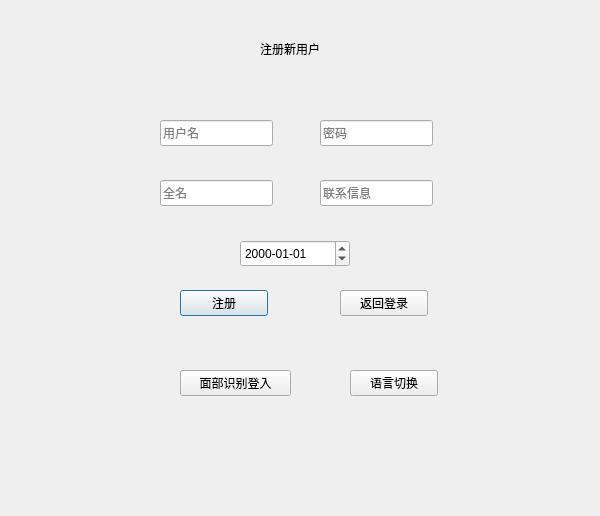
<?xml version="1.0" encoding="UTF-8"?>
<ui version="4.0">
 <class>registrationwindow</class>
 <widget class="QDialog" name="registrationwindow">
  <property name="geometry">
   <rect>
    <x>0</x>
    <y>0</y>
    <width>600</width>
    <height>516</height>
   </rect>
  </property>
  <property name="windowTitle">
   <string>Dialog</string>
  </property>
  <widget class="QLabel" name="label">
   <property name="geometry">
    <rect>
     <x>260</x>
     <y>40</y>
     <width>121</width>
     <height>18</height>
    </rect>
   </property>
   <property name="text">
    <string>注册新用户</string>
   </property>
  </widget>
  <widget class="QLineEdit" name="usernameLineEdit">
   <property name="geometry">
    <rect>
     <x>160</x>
     <y>120</y>
     <width>113</width>
     <height>26</height>
    </rect>
   </property>
   <property name="text">
    <string/>
   </property>
   <property name="placeholderText">
    <string>用户名</string>
   </property>
  </widget>
  <widget class="QLineEdit" name="passwordLineEdit">
   <property name="geometry">
    <rect>
     <x>320</x>
     <y>120</y>
     <width>113</width>
     <height>26</height>
    </rect>
   </property>
   <property name="echoMode">
    <enum>QLineEdit::Password</enum>
   </property>
   <property name="placeholderText">
    <string>密码</string>
   </property>
  </widget>
  <widget class="QLineEdit" name="fullNameLineEdit">
   <property name="geometry">
    <rect>
     <x>160</x>
     <y>180</y>
     <width>113</width>
     <height>26</height>
    </rect>
   </property>
   <property name="placeholderText">
    <string>全名</string>
   </property>
  </widget>
  <widget class="QLineEdit" name="contactLineEdit">
   <property name="geometry">
    <rect>
     <x>320</x>
     <y>180</y>
     <width>113</width>
     <height>26</height>
    </rect>
   </property>
   <property name="placeholderText">
    <string>联系信息</string>
   </property>
  </widget>
  <widget class="QDateEdit" name="dobdateEdit">
   <property name="geometry">
    <rect>
     <x>240</x>
     <y>240</y>
     <width>110</width>
     <height>27</height>
    </rect>
   </property>
   <property name="displayFormat">
    <string>yyyy-MM-dd</string>
   </property>
  </widget>
  <widget class="QPushButton" name="registerButton">
   <property name="geometry">
    <rect>
     <x>180</x>
     <y>290</y>
     <width>88</width>
     <height>26</height>
    </rect>
   </property>
   <property name="text">
    <string>注册</string>
   </property>
  </widget>
  <widget class="QPushButton" name="backToLoginButton">
   <property name="geometry">
    <rect>
     <x>340</x>
     <y>290</y>
     <width>88</width>
     <height>26</height>
    </rect>
   </property>
   <property name="text">
    <string>返回登录</string>
   </property>
  </widget>
  <widget class="QPushButton" name="facerecognationButton">
   <property name="geometry">
    <rect>
     <x>180</x>
     <y>370</y>
     <width>111</width>
     <height>26</height>
    </rect>
   </property>
   <property name="text">
    <string>面部识别登入</string>
   </property>
  </widget>
  <widget class="QPushButton" name="convertlanguageButton">
   <property name="geometry">
    <rect>
     <x>350</x>
     <y>370</y>
     <width>88</width>
     <height>26</height>
    </rect>
   </property>
   <property name="text">
    <string>语言切换</string>
   </property>
  </widget>
 </widget>
 <resources/>
 <connections/>
</ui>
